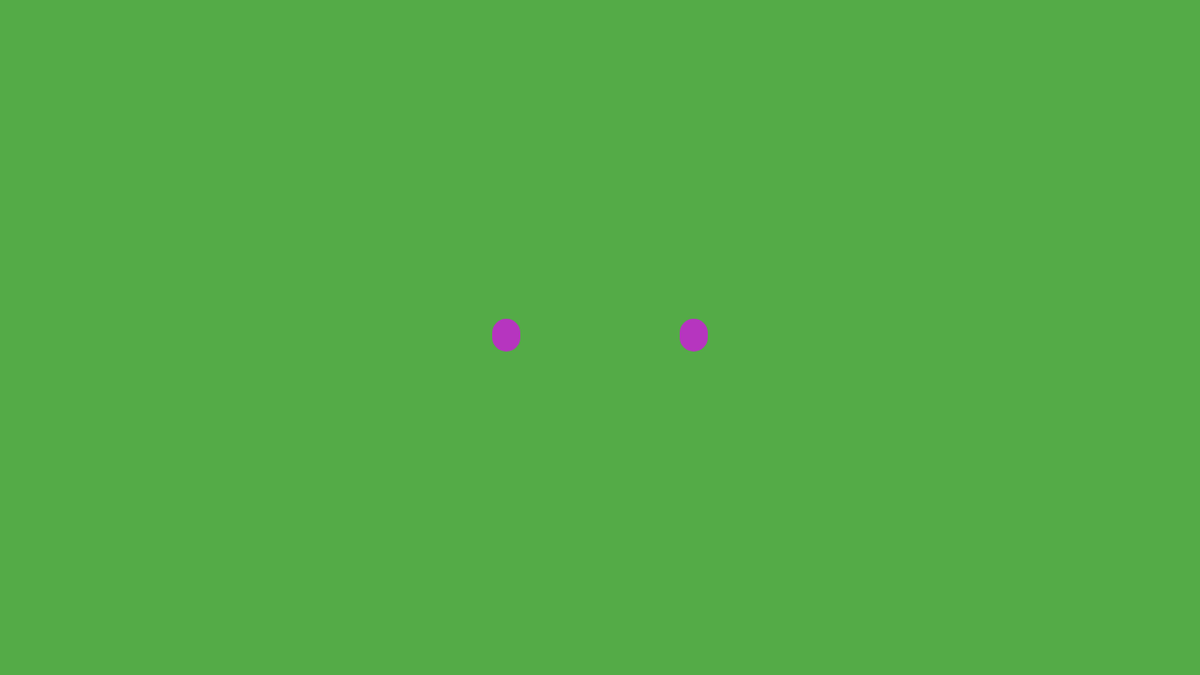
Frame 1 (no input)
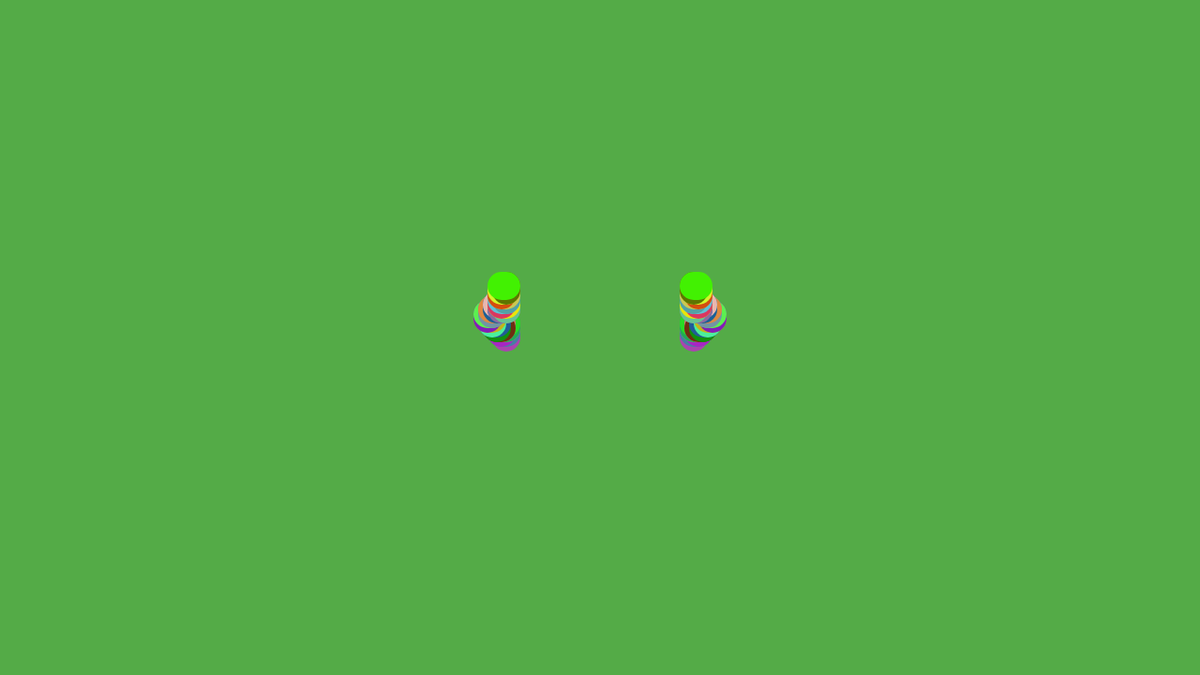
Frame 60 (no input)
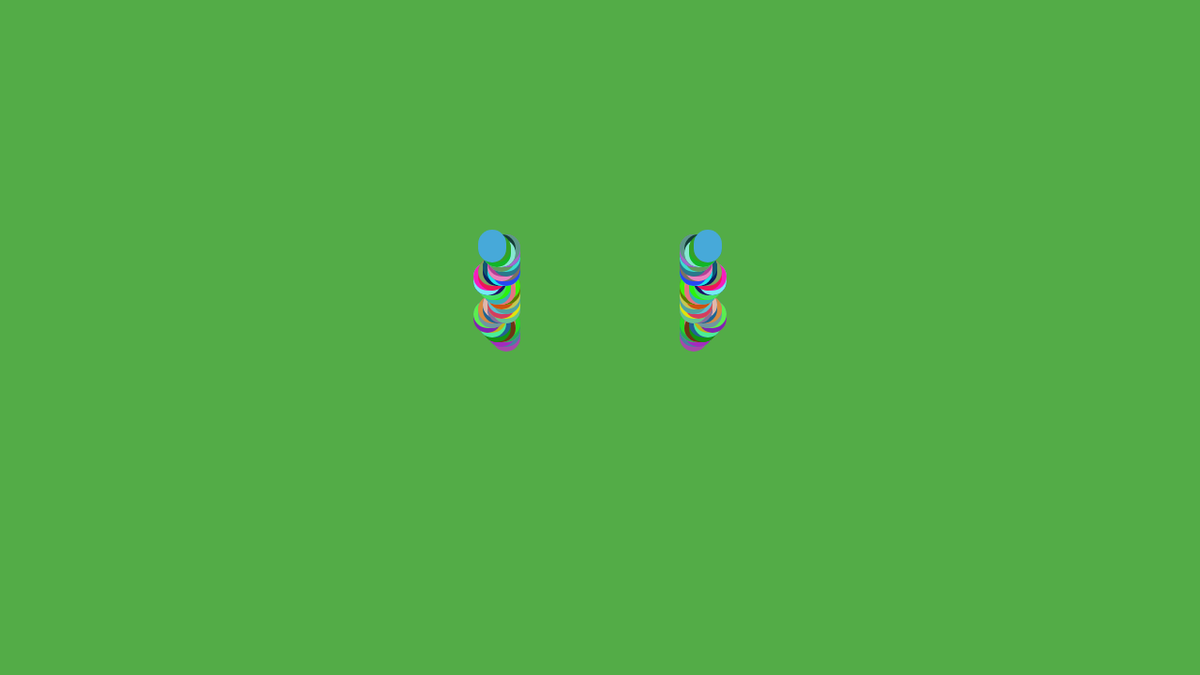
Frame 120 (the mouse pressed at the canvas centre since frame 60)

The p5.js sketch that drew these frames (run headless with seeded random() and noise() and a simulated clock; from frame 60 on, the mouse is pressed at the canvas centre):

// p5.js sketch
// ── sketch.js
// directions and incrementation
var thestring = 'wdwawawdwdwdwawawdwawdwawawdwawdwawawdwdwdwawawdb';
var stringpos = 0;


// velocity and direction
var currentangle = 270; // going up
//var currentangle2 = 270; 
var step = 5; // Increment steps
var angle = 90; // Turn angle
//var angle2 = 90;

var x, y, x1, y1, x2, y2, x3, y3, r, g, b, a;
function setup() 
{
  createCanvas(1280,720);
  background(84,171,71); // Grass green background
  stroke(0,0,0,255);
  
  // Centered turtle
  x = width/2;
  y = height/2;
  
  xa = (width/2)-100;
  ya = (height/2);
  
  xb = (width/2)+100;
  yb = (height/2);
}

function draw() 
{
  // Rainbow Turtle
  r = random(0,255);
  g = random(0,255);
  b = random(0,255);
  a = random(50,100);


  driveturtle(thestring.charAt(stringpos)); // draw the current character
  stringpos = (stringpos+1) % thestring.length; // increment the current character
}

function keyTyped()
{
  driveturtle(key);
}

function driveturtle(k)
{
  if(k=='w')
   {
      var x2 = xb +step*cos(radians(currentangle));
      x2 = constrain(x2,0,width-1);
      var y2 = yb +step*sin(radians(currentangle));
      y2 = constrain(y2,0,height-1);
      strokeWeight(30);
      stroke(r,g,b);
      line(xb, yb, x2, y2);
      xb = x2;
      yb = y2;
      
      var x3 = xa + step*-1*cos(radians(currentangle));
      x3 = constrain(x3,0,width-1);
      var y3 = ya + step*sin(radians(currentangle));
      y3 = constrain(y3,0,height-1);
      strokeWeight(30);
      stroke(r,g,b);
      line(xa, ya, x3, y3);
      xa = x3;
      ya = y3;
   }
   else if(k=='d')
   {
    currentangle+=angle;
    //currentangle2+=angle2;
   }
   else if(k=='a')
   {
    currentangle-=angle; 
    //currentangle2-=angle2;
   }
   else if(k=='s')
   {
     currentangle=(currentangle)*-1;
   }
   else if(k=='e')
   {
     angle=(angle)+45;
   }
   else if(k=='q')
   {
      angle=(angle)-45;
   }
   else if(k=='c')
   {
     step=(step)+5;
   }
   else if(k=='z')
   {
     step=(step)-5;
   }
   else if(k=='b')
   {
    background(84,171,71,random(50));
   }
}
